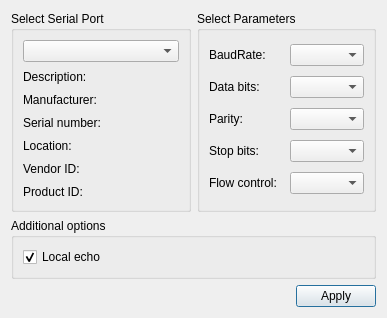
<?xml version="1.0" encoding="UTF-8"?>
<ui version="4.0">
 <class>SettingsDialog</class>
 <widget class="QDialog" name="SettingsDialog">
  <property name="geometry">
   <rect>
    <x>0</x>
    <y>0</y>
    <width>387</width>
    <height>318</height>
   </rect>
  </property>
  <property name="sizePolicy">
   <sizepolicy hsizetype="Preferred" vsizetype="Fixed">
    <horstretch>0</horstretch>
    <verstretch>0</verstretch>
   </sizepolicy>
  </property>
  <property name="windowTitle">
   <string>Settings</string>
  </property>
  <layout class="QGridLayout" name="gridLayout_3">
   <item row="0" column="1">
    <widget class="QGroupBox" name="parametersBox">
     <property name="title">
      <string>Select Parameters</string>
     </property>
     <layout class="QGridLayout" name="gridLayout_2">
      <item row="0" column="0">
       <widget class="QLabel" name="baudRateLabel">
        <property name="text">
         <string>BaudRate:</string>
        </property>
       </widget>
      </item>
      <item row="0" column="1">
       <widget class="QComboBox" name="baudRateBox"/>
      </item>
      <item row="1" column="0">
       <widget class="QLabel" name="dataBitsLabel">
        <property name="text">
         <string>Data bits:</string>
        </property>
       </widget>
      </item>
      <item row="1" column="1">
       <widget class="QComboBox" name="dataBitsBox"/>
      </item>
      <item row="2" column="0">
       <widget class="QLabel" name="parityLabel">
        <property name="text">
         <string>Parity:</string>
        </property>
       </widget>
      </item>
      <item row="3" column="1">
       <widget class="QComboBox" name="stopBitsBox"/>
      </item>
      <item row="3" column="0">
       <widget class="QLabel" name="stopBitsLabel">
        <property name="text">
         <string>Stop bits:</string>
        </property>
       </widget>
      </item>
      <item row="2" column="1">
       <widget class="QComboBox" name="parityBox"/>
      </item>
      <item row="4" column="0">
       <widget class="QLabel" name="flowControlLabel">
        <property name="text">
         <string>Flow control:</string>
        </property>
       </widget>
      </item>
      <item row="4" column="1">
       <widget class="QComboBox" name="flowControlBox"/>
      </item>
     </layout>
    </widget>
   </item>
   <item row="2" column="0" colspan="2">
    <widget class="QGroupBox" name="additionalOptionsGroupBox">
     <property name="enabled">
      <bool>true</bool>
     </property>
     <property name="sizePolicy">
      <sizepolicy hsizetype="Expanding" vsizetype="Fixed">
       <horstretch>0</horstretch>
       <verstretch>0</verstretch>
      </sizepolicy>
     </property>
     <property name="title">
      <string>Additional options</string>
     </property>
     <property name="alignment">
      <set>Qt::AlignLeading|Qt::AlignLeft|Qt::AlignTop</set>
     </property>
     <layout class="QVBoxLayout" name="verticalLayout">
      <item>
       <widget class="QCheckBox" name="localEchoCheckBox">
        <property name="sizePolicy">
         <sizepolicy hsizetype="Preferred" vsizetype="Fixed">
          <horstretch>10</horstretch>
          <verstretch>0</verstretch>
         </sizepolicy>
        </property>
        <property name="text">
         <string>Local echo</string>
        </property>
        <property name="checked">
         <bool>true</bool>
        </property>
       </widget>
      </item>
     </layout>
    </widget>
   </item>
   <item row="0" column="0">
    <widget class="QGroupBox" name="selectBox">
     <property name="title">
      <string>Select Serial Port</string>
     </property>
     <layout class="QGridLayout" name="gridLayout">
      <item row="0" column="0">
       <widget class="QComboBox" name="serialPortInfoListBox"/>
      </item>
      <item row="1" column="0">
       <widget class="QLabel" name="descriptionLabel">
        <property name="text">
         <string>Description:</string>
        </property>
       </widget>
      </item>
      <item row="2" column="0">
       <widget class="QLabel" name="manufacturerLabel">
        <property name="text">
         <string>Manufacturer:</string>
        </property>
       </widget>
      </item>
      <item row="3" column="0">
       <widget class="QLabel" name="serialNumberLabel">
        <property name="text">
         <string>Serial number:</string>
        </property>
       </widget>
      </item>
      <item row="4" column="0">
       <widget class="QLabel" name="locationLabel">
        <property name="text">
         <string>Location:</string>
        </property>
       </widget>
      </item>
      <item row="5" column="0">
       <widget class="QLabel" name="vidLabel">
        <property name="text">
         <string>Vendor ID:</string>
        </property>
       </widget>
      </item>
      <item row="6" column="0">
       <widget class="QLabel" name="pidLabel">
        <property name="text">
         <string>Product ID:</string>
        </property>
       </widget>
      </item>
     </layout>
    </widget>
   </item>
   <item row="6" column="0" colspan="2">
    <layout class="QHBoxLayout" name="horizontalLayout">
     <item>
      <spacer name="horizontalSpacer">
       <property name="orientation">
        <enum>Qt::Horizontal</enum>
       </property>
       <property name="sizeHint" stdset="0">
        <size>
         <width>96</width>
         <height>20</height>
        </size>
       </property>
      </spacer>
     </item>
     <item>
      <widget class="QPushButton" name="applyButton">
       <property name="sizePolicy">
        <sizepolicy hsizetype="Fixed" vsizetype="Fixed">
         <horstretch>20</horstretch>
         <verstretch>10</verstretch>
        </sizepolicy>
       </property>
       <property name="text">
        <string>Apply</string>
       </property>
      </widget>
     </item>
    </layout>
   </item>
  </layout>
 </widget>
 <resources/>
 <connections/>
</ui>
